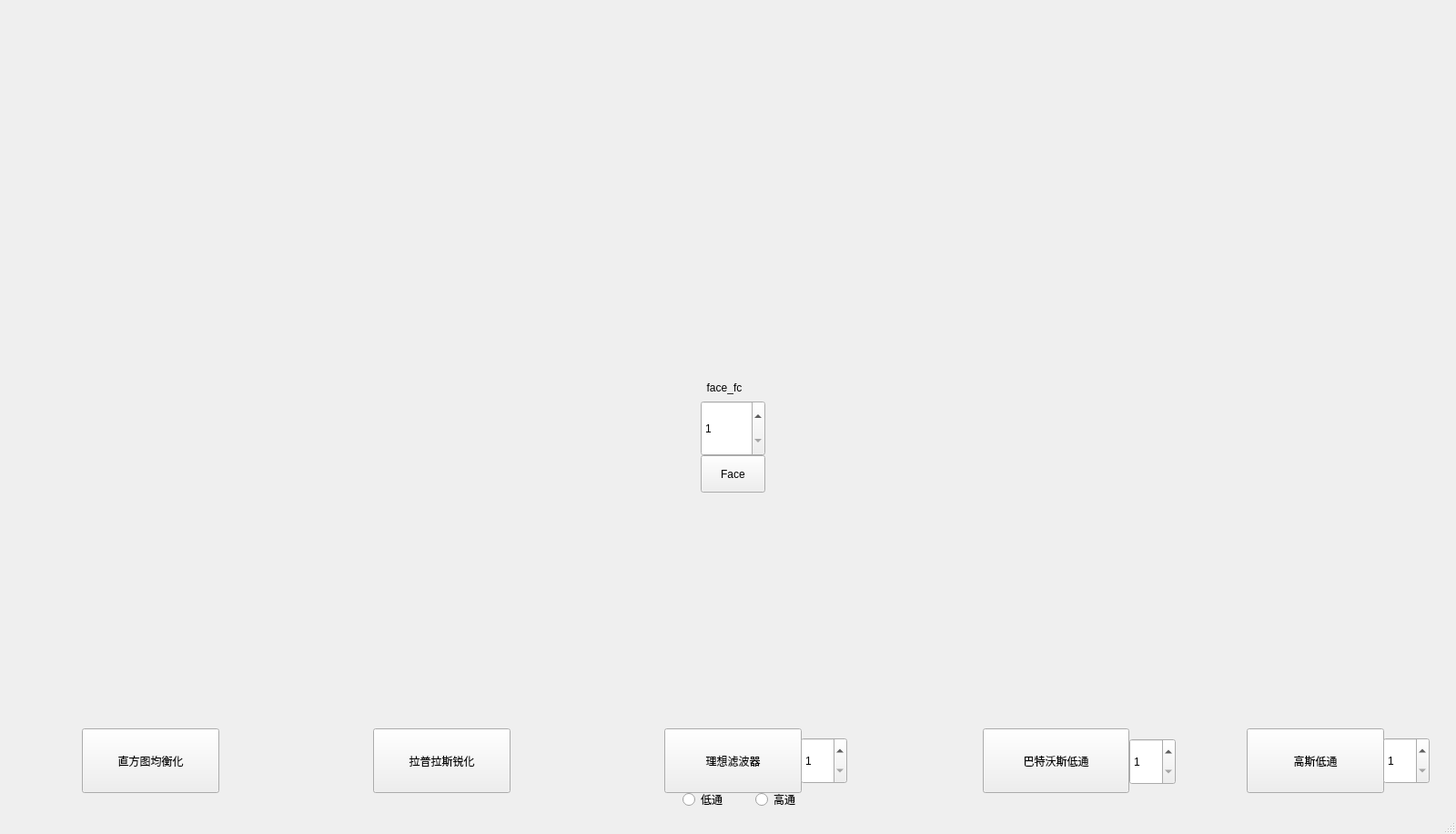
<?xml version="1.0" encoding="UTF-8"?>
<ui version="4.0">
 <class>DIP_GUIClass</class>
 <widget class="QMainWindow" name="DIP_GUIClass">
  <property name="enabled">
   <bool>true</bool>
  </property>
  <property name="geometry">
   <rect>
    <x>0</x>
    <y>0</y>
    <width>1600</width>
    <height>916</height>
   </rect>
  </property>
  <property name="minimumSize">
   <size>
    <width>0</width>
    <height>500</height>
   </size>
  </property>
  <property name="windowTitle">
   <string>DIP_GUI</string>
  </property>
  <property name="windowIcon">
   <iconset resource="../Resource_Files/DIP_GUI.qrc">
    <normaloff>:/DIP_GUI/genshin/yuanshi.jpg</normaloff>:/DIP_GUI/genshin/yuanshi.jpg</iconset>
  </property>
  <property name="iconSize">
   <size>
    <width>200</width>
    <height>200</height>
   </size>
  </property>
  <property name="toolButtonStyle">
   <enum>Qt::ToolButtonTextOnly</enum>
  </property>
  <widget class="QWidget" name="centralWidget">
   <widget class="QLabel" name="originImg">
    <property name="geometry">
     <rect>
      <x>30</x>
      <y>10</y>
      <width>721</width>
      <height>781</height>
     </rect>
    </property>
    <property name="text">
     <string/>
    </property>
    <property name="pixmap">
     <pixmap resource="../Resource_Files/DIP_GUI.qrc">:/DIP_GUI/C:/Users/19941/Pictures/i/shogun_1.jpg</pixmap>
    </property>
    <property name="alignment">
     <set>Qt::AlignCenter</set>
    </property>
   </widget>
   <widget class="QLabel" name="processImg">
    <property name="geometry">
     <rect>
      <x>860</x>
      <y>10</y>
      <width>701</width>
      <height>781</height>
     </rect>
    </property>
    <property name="text">
     <string/>
    </property>
    <property name="pixmap">
     <pixmap resource="../Resource_Files/DIP_GUI.qrc">:/DIP_GUI/C:/Users/19941/Pictures/i/keqing_1.jpg</pixmap>
    </property>
    <property name="alignment">
     <set>Qt::AlignHCenter|Qt::AlignTop</set>
    </property>
   </widget>
   <widget class="QPushButton" name="histbtn">
    <property name="geometry">
     <rect>
      <x>90</x>
      <y>800</y>
      <width>151</width>
      <height>71</height>
     </rect>
    </property>
    <property name="text">
     <string>直方图均衡化</string>
    </property>
    <property name="icon">
     <iconset resource="../Resource_Files/DIP_GUI.qrc">
      <normaloff>:/DIP_GUI/genshin/al.jpg</normaloff>:/DIP_GUI/genshin/al.jpg</iconset>
    </property>
    <property name="iconSize">
     <size>
      <width>50</width>
      <height>50</height>
     </size>
    </property>
   </widget>
   <widget class="QPushButton" name="ilpfbtn">
    <property name="geometry">
     <rect>
      <x>730</x>
      <y>800</y>
      <width>151</width>
      <height>71</height>
     </rect>
    </property>
    <property name="text">
     <string>理想滤波器</string>
    </property>
    <property name="icon">
     <iconset resource="../Resource_Files/DIP_GUI.qrc">
      <normaloff>:/DIP_GUI/genshin/hemen.jpg</normaloff>:/DIP_GUI/genshin/hemen.jpg</iconset>
    </property>
    <property name="iconSize">
     <size>
      <width>50</width>
      <height>50</height>
     </size>
    </property>
   </widget>
   <widget class="QPushButton" name="blpfbtn">
    <property name="geometry">
     <rect>
      <x>1080</x>
      <y>800</y>
      <width>161</width>
      <height>71</height>
     </rect>
    </property>
    <property name="text">
     <string>巴特沃斯低通</string>
    </property>
    <property name="icon">
     <iconset resource="../Resource_Files/DIP_GUI.qrc">
      <normaloff>:/DIP_GUI/genshin/zm.jpg</normaloff>:/DIP_GUI/genshin/zm.jpg</iconset>
    </property>
    <property name="iconSize">
     <size>
      <width>50</width>
      <height>50</height>
     </size>
    </property>
   </widget>
   <widget class="QPushButton" name="laplacebtn">
    <property name="geometry">
     <rect>
      <x>410</x>
      <y>800</y>
      <width>151</width>
      <height>71</height>
     </rect>
    </property>
    <property name="text">
     <string>拉普拉斯锐化</string>
    </property>
    <property name="icon">
     <iconset resource="../Resource_Files/DIP_GUI.qrc">
      <normaloff>:/DIP_GUI/genshin/ax.jpg</normaloff>:/DIP_GUI/genshin/ax.jpg</iconset>
    </property>
    <property name="iconSize">
     <size>
      <width>50</width>
      <height>50</height>
     </size>
    </property>
   </widget>
   <widget class="QPushButton" name="glpfbtn">
    <property name="geometry">
     <rect>
      <x>1370</x>
      <y>800</y>
      <width>151</width>
      <height>71</height>
     </rect>
    </property>
    <property name="text">
     <string>高斯低通</string>
    </property>
    <property name="icon">
     <iconset resource="../Resource_Files/DIP_GUI.qrc">
      <normaloff>:/DIP_GUI/genshin/tm.jpg</normaloff>:/DIP_GUI/genshin/tm.jpg</iconset>
    </property>
    <property name="iconSize">
     <size>
      <width>50</width>
      <height>50</height>
     </size>
    </property>
   </widget>
   <widget class="QSpinBox" name="fc_i">
    <property name="geometry">
     <rect>
      <x>880</x>
      <y>810</y>
      <width>51</width>
      <height>51</height>
     </rect>
    </property>
    <property name="suffix">
     <string/>
    </property>
    <property name="minimum">
     <number>1</number>
    </property>
    <property name="maximum">
     <number>1000</number>
    </property>
   </widget>
   <widget class="QSpinBox" name="fc_b">
    <property name="geometry">
     <rect>
      <x>1241</x>
      <y>811</y>
      <width>51</width>
      <height>51</height>
     </rect>
    </property>
    <property name="suffix">
     <string/>
    </property>
    <property name="minimum">
     <number>1</number>
    </property>
    <property name="maximum">
     <number>1000</number>
    </property>
   </widget>
   <widget class="QSpinBox" name="fc_g">
    <property name="geometry">
     <rect>
      <x>1520</x>
      <y>810</y>
      <width>51</width>
      <height>51</height>
     </rect>
    </property>
    <property name="suffix">
     <string/>
    </property>
    <property name="minimum">
     <number>1</number>
    </property>
    <property name="maximum">
     <number>1000</number>
    </property>
   </widget>
   <widget class="QRadioButton" name="low">
    <property name="geometry">
     <rect>
      <x>750</x>
      <y>870</y>
      <width>86</width>
      <height>16</height>
     </rect>
    </property>
    <property name="text">
     <string>低通</string>
    </property>
   </widget>
   <widget class="QRadioButton" name="high">
    <property name="geometry">
     <rect>
      <x>830</x>
      <y>870</y>
      <width>86</width>
      <height>16</height>
     </rect>
    </property>
    <property name="text">
     <string>高通</string>
    </property>
   </widget>
   <widget class="QSpinBox" name="fc_face">
    <property name="geometry">
     <rect>
      <x>770</x>
      <y>440</y>
      <width>71</width>
      <height>61</height>
     </rect>
    </property>
    <property name="minimum">
     <number>1</number>
    </property>
    <property name="maximum">
     <number>1000</number>
    </property>
   </widget>
   <widget class="QLabel" name="label">
    <property name="geometry">
     <rect>
      <x>770</x>
      <y>416</y>
      <width>71</width>
      <height>20</height>
     </rect>
    </property>
    <property name="text">
     <string>  face_fc</string>
    </property>
   </widget>
   <widget class="QPushButton" name="face">
    <property name="geometry">
     <rect>
      <x>770</x>
      <y>500</y>
      <width>71</width>
      <height>41</height>
     </rect>
    </property>
    <property name="text">
     <string>Face</string>
    </property>
   </widget>
  </widget>
  <widget class="QStatusBar" name="statusBar">
   <property name="font">
    <font>
     <stylestrategy>PreferAntialias</stylestrategy>
    </font>
   </property>
   <property name="mouseTracking">
    <bool>false</bool>
   </property>
   <property name="contextMenuPolicy">
    <enum>Qt::DefaultContextMenu</enum>
   </property>
  </widget>
 </widget>
 <layoutdefault spacing="6" margin="11"/>
 <resources>
  <include location="../Resource_Files/DIP_GUI.qrc"/>
 </resources>
 <connections/>
</ui>
